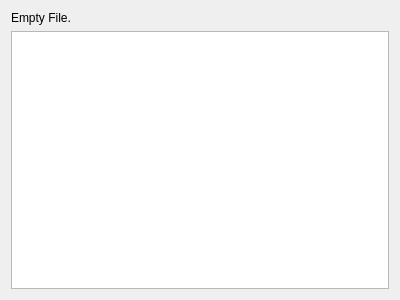
<?xml version="1.0" encoding="UTF-8"?>
<ui version="4.0">
 <class>Form</class>
 <widget class="QWidget" name="Form">
  <property name="geometry">
   <rect>
    <x>0</x>
    <y>0</y>
    <width>400</width>
    <height>300</height>
   </rect>
  </property>
  <property name="windowTitle">
   <string>Form</string>
  </property>
  <layout class="QVBoxLayout" name="verticalLayout">
   <item>
    <widget class="QLabel" name="filePath">
     <property name="text">
      <string>Empty File.</string>
     </property>
    </widget>
   </item>
   <item>
    <widget class="QTextEdit" name="textEdit"/>
   </item>
  </layout>
 </widget>
 <resources/>
 <connections/>
</ui>
